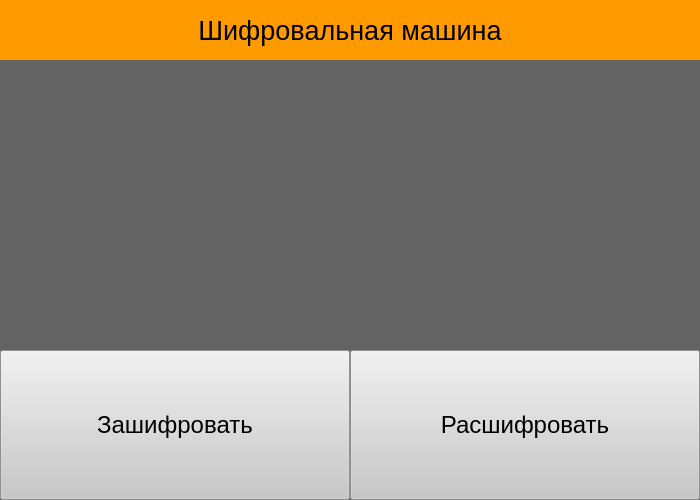
<?xml version="1.0" encoding="UTF-8"?>
<ui version="4.0">
 <class>MainWindow</class>
 <widget class="QMainWindow" name="MainWindow">
  <property name="geometry">
   <rect>
    <x>0</x>
    <y>0</y>
    <width>700</width>
    <height>500</height>
   </rect>
  </property>
  <property name="font">
   <font>
    <weight>50</weight>
    <bold>false</bold>
    <underline>false</underline>
   </font>
  </property>
  <property name="windowTitle">
   <string>MainWindow</string>
  </property>
  <property name="styleSheet">
   <string notr="true">background-color: rgb(99, 99, 99);</string>
  </property>
  <widget class="QWidget" name="centralwidget">
   <widget class="QPushButton" name="pushButton">
    <property name="geometry">
     <rect>
      <x>0</x>
      <y>350</y>
      <width>350</width>
      <height>150</height>
     </rect>
    </property>
    <property name="font">
     <font>
      <pointsize>18</pointsize>
      <weight>50</weight>
      <bold>false</bold>
     </font>
    </property>
    <property name="styleSheet">
     <string notr="true">background-color: rgb(200, 200, 200);</string>
    </property>
    <property name="text">
     <string>Зашифровать</string>
    </property>
   </widget>
   <widget class="QPushButton" name="pushButton_2">
    <property name="geometry">
     <rect>
      <x>350</x>
      <y>350</y>
      <width>350</width>
      <height>150</height>
     </rect>
    </property>
    <property name="font">
     <font>
      <pointsize>18</pointsize>
     </font>
    </property>
    <property name="styleSheet">
     <string notr="true">background-color: rgb(200, 200, 200);</string>
    </property>
    <property name="text">
     <string>Расшифровать</string>
    </property>
   </widget>
   <widget class="QLabel" name="label">
    <property name="geometry">
     <rect>
      <x>0</x>
      <y>0</y>
      <width>700</width>
      <height>60</height>
     </rect>
    </property>
    <property name="font">
     <font>
      <pointsize>20</pointsize>
     </font>
    </property>
    <property name="styleSheet">
     <string notr="true">background-color: rgb(255, 155, 0);</string>
    </property>
    <property name="text">
     <string>Шифровальная машина</string>
    </property>
    <property name="textFormat">
     <enum>Qt::PlainText</enum>
    </property>
    <property name="alignment">
     <set>Qt::AlignCenter</set>
    </property>
    <property name="margin">
     <number>10</number>
    </property>
   </widget>
  </widget>
 </widget>
 <resources/>
 <connections/>
</ui>
